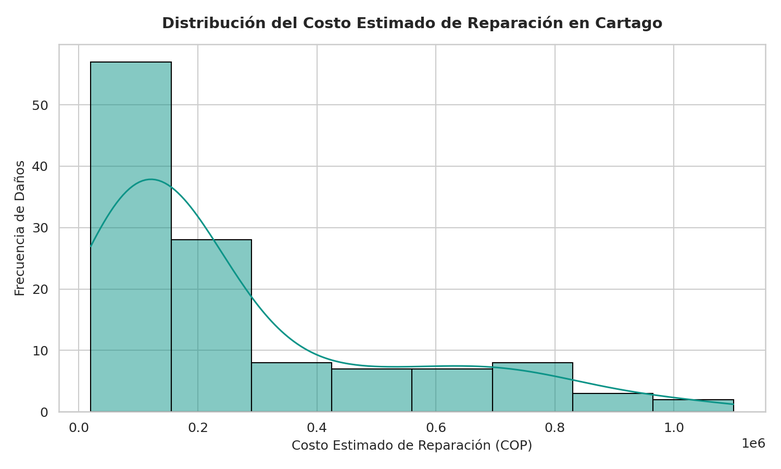
#> input picture pavia_distribucion_costo_seaborn.png, 781 x 469 px, shrunk from 1500 x 900 before the run, found by its file name
$ python generate_presentation_slides.py
#> lines starting #> are read from the running program, lines starting #| are printed output that depends on the picture
import os
import matplotlib.pyplot as plt
import matplotlib.patches as patches
from PIL import Image

output_dir = "/app/material_video/slides"
os.makedirs(output_dir, exist_ok=True)
cursoia_dir = "/app"

plt.rcParams['font.sans-serif'] = 'DejaVu Sans'
plt.rcParams['font.family'] = 'sans-serif'

# -----------------------------------------------------------------------------
# SLIDE 1: PORTADA
# -----------------------------------------------------------------------------
fig, ax = plt.subplots(figsize=(16, 9), dpi=120)
fig.patch.set_facecolor('#0b1329')
ax.set_facecolor('#0b1329')
ax.set_xlim(0, 16)
ax.set_ylim(0, 9)
ax.axis('off')

ax.text(8, 8.2, "CORPORACIÓN DE ESTUDIOS TECNOLÓGICOS DEL NORTE DEL VALLE (COTECNOVA)",
        color="#38bdf8", fontsize=15, weight='bold', ha='center')
ax.text(8, 7.7, "FACULTAD DE INGENIERÍA – TECNOLOGÍA EN SISTEMAS / VI SEMESTRE | INTELIGENCIA ARTIFICIAL",
        color="#94a3b8", fontsize=12, ha='center')

rect_title = patches.FancyBboxPatch((1.5, 4.8), 13, 2.5, boxstyle="round,pad=0.3",
                                    facecolor="#1e293b", edgecolor="#38bdf8", linewidth=2)
ax.add_patch(rect_title)

ax.text(8, 6.4, "PROYECTO PAVIA", color="#f8fafc", fontsize=34, weight='bold', ha='center')
ax.text(8, 5.7, "Plataforma Inteligente para la Gestión y Priorización del Deterioro Vial en Cartago",
        color="#38bdf8", fontsize=17, weight='bold', ha='center')
ax.text(8, 5.1, "Sustentación de Avance 2 – Segundo Corte (2026-02)",
        color="#cbd5e1", fontsize=14, ha='center')

card1 = patches.FancyBboxPatch((1.5, 1.2), 6.2, 3.2, boxstyle="round,pad=0.2",
                               facecolor="#1e293b", edgecolor="#475569", linewidth=1.5)
ax.add_patch(card1)
ax.text(1.8, 3.9, "Problemática Urbana en Cartago", color="#f59e0b", fontsize=14, weight='bold')
ax.text(1.8, 3.4, "• Proliferación severa de baches, huecos profundos y\n  hundimientos en vías principales y secundarias.",
        color="#e2e8f0", fontsize=11, linespacing=1.3)
ax.text(1.8, 2.5, "• Alto riesgo de accidentalidad: los motociclistas son\n  quienes más sufren por caídas e impactos viales.",
        color="#e2e8f0", fontsize=11, linespacing=1.3)
ax.text(1.8, 1.6, "• Gestión pública reactiva: falta de herramientas técnicas\n  para priorizar cuadrillas de bacheo objetivamente.",
        color="#e2e8f0", fontsize=11, linespacing=1.3)

card2 = patches.FancyBboxPatch((8.3, 1.2), 6.2, 3.2, boxstyle="round,pad=0.2",
                               facecolor="#1e293b", edgecolor="#475569", linewidth=1.5)
ax.add_patch(card2)
ax.text(8.6, 3.9, "Equipo de Trabajo & Tutoría", color="#10b981", fontsize=14, weight='bold')
ax.text(8.6, 3.3, "• Brandon Cortes Giraldo\n• Johan Sttive Linares Barragán",
        color="#f8fafc", fontsize=13, weight='bold', linespacing=1.4)
ax.text(8.6, 2.2, "Docente Titular:\n• Jhon James Cano Sánchez",
        color="#cbd5e1", fontsize=12, linespacing=1.3)
ax.text(8.6, 1.4, "Cartago, Valle del Cauca – Octubre de 2026",
        color="#94a3b8", fontsize=11)

plt.tight_layout()
s1_path = os.path.join(output_dir, "slide_01_portada.png")
plt.savefig(s1_path, facecolor='#0b1329', dpi=120)
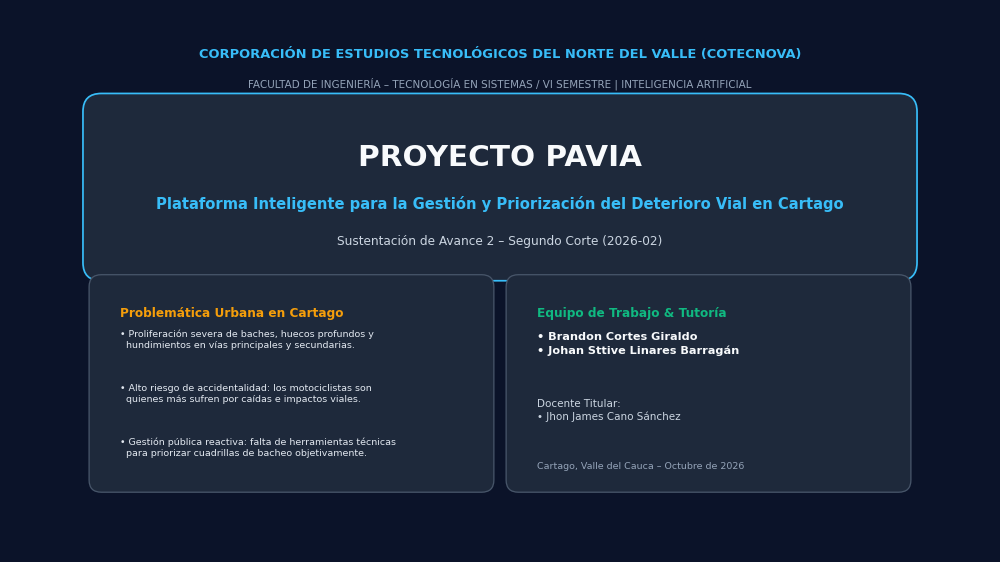
#> figure drawn by matplotlib, 1 panel
plt.close()

# -----------------------------------------------------------------------------
# SLIDE 2: OBJETIVOS DE ML
# -----------------------------------------------------------------------------
fig, ax = plt.subplots(figsize=(16, 9), dpi=120)
fig.patch.set_facecolor('#0b1329')
ax.set_facecolor('#0b1329')
ax.set_xlim(0, 16)
ax.set_ylim(0, 9)
ax.axis('off')

ax.text(8, 8.2, "PROYECTO PAVIA – AVANCE 2", color="#38bdf8", fontsize=13, weight='bold', ha='center')
ax.text(8, 7.5, "Objetivos de Machine Learning y Modelo Predictivo", color="#f8fafc", fontsize=24, weight='bold', ha='center')

c_width = 4.1
y_card = 1.2
h_card = 5.6

c1 = patches.FancyBboxPatch((1.3, y_card), c_width, h_card, boxstyle="round,pad=0.25",
                            facecolor="#1e293b", edgecolor="#38bdf8", linewidth=1.5)
ax.add_patch(c1)
ax.text(1.6, 6.3, "1. Transición Técnica", color="#38bdf8", fontsize=16, weight='bold')
ax.text(1.6, 5.6, "• Paso del análisis exploratorio\n  básico a la preparación formal\n  de datos para Machine Learning.", color="#e2e8f0", fontsize=12, linespacing=1.4)
ax.text(1.6, 4.3, "• Estructuración en tensores\n  y matrices de NumPy para\n  procesamiento vectorizado.", color="#e2e8f0", fontsize=12, linespacing=1.4)
ax.text(1.6, 3.0, "• Acondicionamiento numérico\n  con Z-Score para evitar\n  inestabilidad en gradientes.", color="#e2e8f0", fontsize=12, linespacing=1.4)

c2 = patches.FancyBboxPatch((5.95, y_card), c_width, h_card, boxstyle="round,pad=0.25",
                            facecolor="#1e293b", edgecolor="#10b981", linewidth=1.5)
ax.add_patch(c2)
ax.text(6.25, 6.3, "2. Perceptrón desde Cero", color="#10b981", fontsize=16, weight='bold')
ax.text(6.25, 5.6, "• Algoritmo matemático puro\n  construido con NumPy, sin\n  depender de Scikit-Learn.", color="#e2e8f0", fontsize=12, linespacing=1.4)
ax.text(6.25, 4.3, "• Activación Sigmoide:\n  estimación de probabilidades\n  continuas en el rango (0, 1).", color="#e2e8f0", fontsize=12, linespacing=1.4)
ax.text(6.25, 3.0, "• Descenso del gradiente con\n  Entropía Cruzada Binaria\n  para convergencia óptima.", color="#e2e8f0", fontsize=12, linespacing=1.4)

c3 = patches.FancyBboxPatch((10.6, y_card), c_width, h_card, boxstyle="round,pad=0.25",
                            facecolor="#1e293b", edgecolor="#f59e0b", linewidth=1.5)
ax.add_patch(c3)
ax.text(10.9, 6.3, "3. Impacto en Cartago", color="#f59e0b", fontsize=16, weight='bold')
ax.text(10.9, 5.6, "• Clasificación automática de\n  daños viales en dos clases:\n  Urgente (1) vs Rutinario (0).", color="#e2e8f0", fontsize=12, linespacing=1.4)
ax.text(10.9, 4.3, "• Priorización inteligente basada\n  en severidad física y costo\n  estimado de reparación.", color="#e2e8f0", fontsize=12, linespacing=1.4)
ax.text(10.9, 3.0, "• Soporte técnico objetivo a la\n  Alcaldía y Secretaría de\n  Infraestructura de Cartago.", color="#e2e8f0", fontsize=12, linespacing=1.4)

plt.tight_layout()
s2_path = os.path.join(output_dir, "slide_02_objetivos.png")
plt.savefig(s2_path, facecolor='#0b1329', dpi=120)
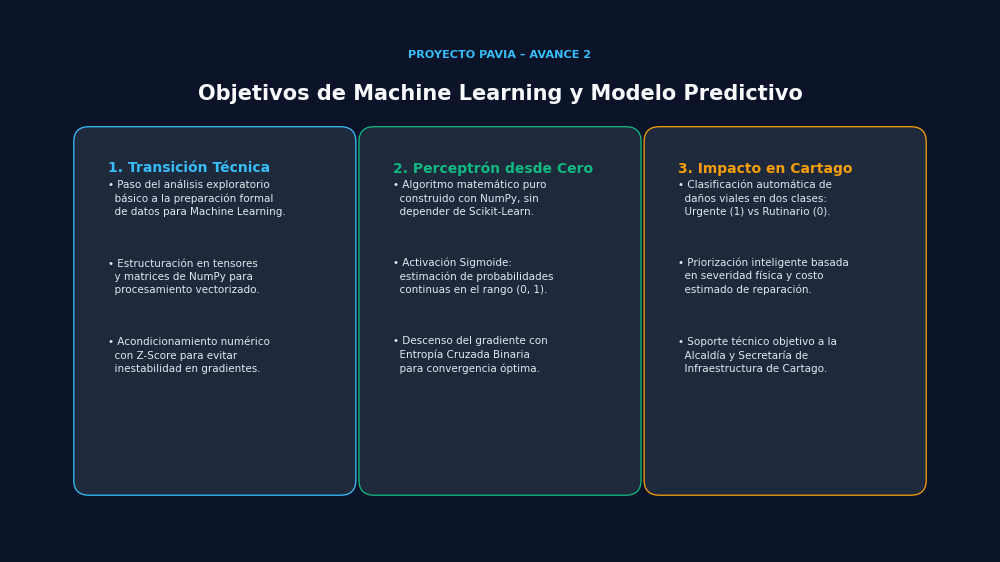
#> figure drawn by matplotlib, 1 panel
plt.close()

# -----------------------------------------------------------------------------
# SLIDE 3: DATOS Y FEATURE ENGINEERING
# -----------------------------------------------------------------------------
fig, ax = plt.subplots(figsize=(16, 9), dpi=120)
fig.patch.set_facecolor('#0b1329')
ax.set_facecolor('#0b1329')
ax.set_xlim(0, 16)
ax.set_ylim(0, 9)
ax.axis('off')

ax.text(8, 8.2, "PROYECTO PAVIA – AVANCE 2", color="#38bdf8", fontsize=13, weight='bold', ha='center')
ax.text(8, 7.5, "Preparación de Datos y Feature Engineering (Pandas)", color="#f8fafc", fontsize=24, weight='bold', ha='center')

b_left = patches.FancyBboxPatch((1.2, 1.2), 6.5, 5.7, boxstyle="round,pad=0.25",
                                facecolor="#1e293b", edgecolor="#38bdf8", linewidth=1.5)
ax.add_patch(b_left)
ax.text(1.5, 6.4, "Expansión y Limpieza del Dataset", color="#38bdf8", fontsize=16, weight='bold')
ax.text(1.5, 5.8, "• Ampliación representativa: se escaló de 15 a 120 registros\n  viales representativos en 15 barrios de Cartago.", color="#e2e8f0", fontsize=11, linespacing=1.3)
ax.text(1.5, 5.0, "• Cobertura territorial urbana: Centro, El Prado, Zaragoza,\n  San Jerónimo, La Floresta, Álamos, Bellavista, etc.", color="#e2e8f0", fontsize=11, linespacing=1.3)
ax.text(1.5, 4.2, "• 100% Calidad del dato: verificación rigurosa de 0 nulos\n  y casteo numérico correcto (area_m2 a float, costo a int).", color="#e2e8f0", fontsize=11, linespacing=1.3)

ax.text(1.5, 3.4, "Feature Engineering (Columnas Creadas)", color="#10b981", fontsize=15, weight='bold')
ax.text(1.5, 2.7, "1. costo_por_m2 = costo_estimado_cop / area_m2\n   Normaliza el costo unitario de bacheo por metro cuadrado.", color="#e2e8f0", fontsize=11, linespacing=1.3)
ax.text(1.5, 1.7, "2. indice_criticidad = gravedad * area_m2\n   Ponderación física entre severidad (1-10) y superficie (m²).", color="#e2e8f0", fontsize=11, linespacing=1.3)

b_right = patches.FancyBboxPatch((8.3, 1.2), 6.5, 5.7, boxstyle="round,pad=0.25",
                                 facecolor="#1e293b", edgecolor="#475569", linewidth=1.5)
ax.add_patch(b_right)
ax.text(8.6, 6.4, "Tabla Comparativa: Antes vs Después", color="#f59e0b", fontsize=16, weight='bold')

table_data = [
    ("Métrica", "Antes (Avance 1)", "Después (Avance 2)"),
    ("Registros (filas)", "15 observaciones", "120 baches reales"),
    ("Dimensiones", "7 columnas básicas", "27 columnas para ML"),
    ("Valores nulos", "0 nulos", "0 nulos (100% limpio)"),
    ("Feature Engineering", "Ninguna", "costo_por_m2, indice_criticidad"),
    ("Codificación", "Texto libre", "Ordinal + One-Hot Encoding")
]

y_pos = 5.7
for i, row in enumerate(table_data):
    is_head = (i == 0)
    bg_color = "#334155" if is_head else ("#1e293b" if i % 2 == 1 else "#0f172a")
    rect = patches.Rectangle((8.6, y_pos - 0.45), 5.9, 0.55, facecolor=bg_color, edgecolor="#475569", linewidth=0.8)
    ax.add_patch(rect)

    c_text = "#38bdf8" if is_head else "#f8fafc"
    weight = 'bold' if is_head else 'normal'
    ax.text(8.8, y_pos - 0.25, row[0], color=c_text, fontsize=10.5, weight=weight)
    ax.text(11.0, y_pos - 0.25, row[1], color=c_text, fontsize=10.5, weight=weight)
    ax.text(13.0, y_pos - 0.25, row[2], color=c_text, fontsize=10.5, weight=weight)
    y_pos -= 0.65

ax.text(8.6, 1.5, "Exportación final lista para entrenamiento:\n• Archivo: data/pavia_preparado_ml.csv", color="#38bdf8", fontsize=11, weight='bold')

plt.tight_layout()
s3_path = os.path.join(output_dir, "slide_03_datos_limpieza.png")
plt.savefig(s3_path, facecolor='#0b1329', dpi=120)
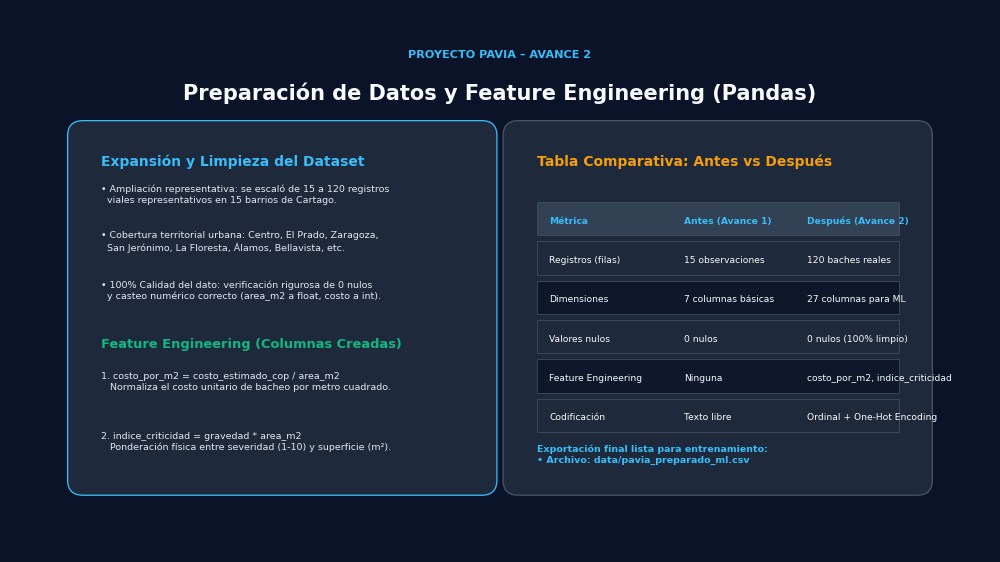
#> figure drawn by matplotlib, 1 panel
plt.close()

# -----------------------------------------------------------------------------
# SLIDE 4: SEABORN (3 Gráficos reales integrados)
# -----------------------------------------------------------------------------
fig, ax = plt.subplots(figsize=(16, 9), dpi=120)
fig.patch.set_facecolor('#0b1329')
ax.set_facecolor('#0b1329')
ax.set_xlim(0, 16)
ax.set_ylim(0, 9)
ax.axis('off')

ax.text(8, 8.4, "PROYECTO PAVIA – AVANCE 2", color="#38bdf8", fontsize=13, weight='bold', ha='center')
ax.text(8, 7.8, "Análisis Visual de Daños Viales con Seaborn", color="#f8fafc", fontsize=23, weight='bold', ha='center')

img1 = Image.open(f"{cursoia_dir}/pavia_distribucion_costo_seaborn.png")
#> img1 is the input picture: PIL image 781x469 RGBA; mean R, G, B, A 230, 241.1, 240.1, 255
img2 = Image.open(f"{cursoia_dir}/pavia_boxplot_costo_tipo_dano.png")
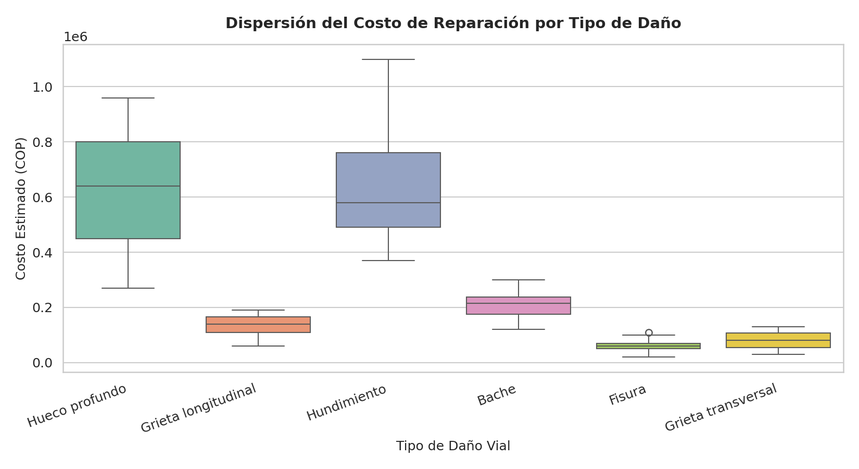
#> input picture pavia_boxplot_costo_tipo_dano.png, 859 x 469 px, shrunk from 1650 x 900 before the run, found by its file name
#> img2 is the input picture: PIL image 859x469 RGBA; mean R, G, B, A 244.1, 245.4, 245.1, 255
img3 = Image.open(f"{cursoia_dir}/pavia_regresion_area_costo.png")
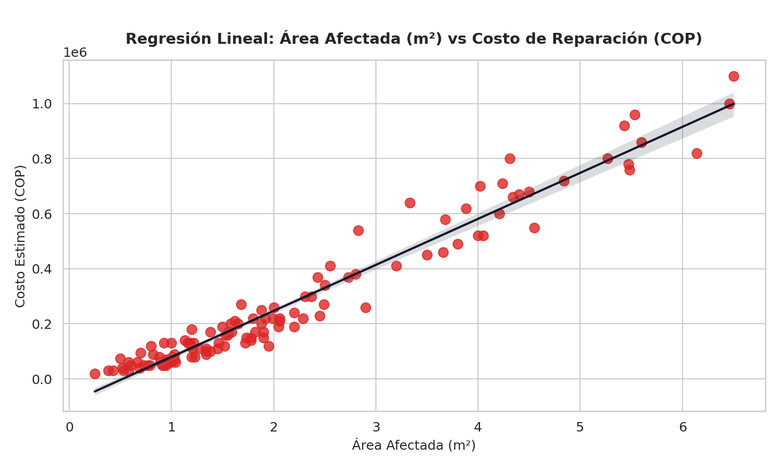
#> input picture pavia_regresion_area_costo.png, 781 x 469 px, shrunk from 1500 x 900 before the run, found by its file name
#> img3 is the input picture: PIL image 781x469 RGBA; mean R, G, B, A 248.9, 245.9, 246, 255

ax_i1 = fig.add_axes([0.06, 0.22, 0.28, 0.48])
ax_i1.imshow(img1)
ax_i1.axis('off')

ax_i2 = fig.add_axes([0.36, 0.22, 0.28, 0.48])
ax_i2.imshow(img2)
ax_i2.axis('off')

ax_i3 = fig.add_axes([0.66, 0.22, 0.28, 0.48])
ax_i3.imshow(img3)
ax_i3.axis('off')

box_bot = patches.FancyBboxPatch((0.9, 0.05), 14.2, 1.4, boxstyle="round,pad=0.2",
                                 facecolor="#1e293b", edgecolor="#38bdf8", linewidth=1.5)
ax.add_patch(box_bot)
ax.text(1.2, 1.15, "Hallazgos Principales del Análisis Exploratorio:", color="#38bdf8", fontsize=12, weight='bold')
ax.text(1.2, 0.75, "1. Distribución: Mayoría de reparaciones entre COP 80.000 y COP 400.000; casos críticos superan COP 1.000.000.", color="#e2e8f0", fontsize=10.5)
ax.text(1.2, 0.45, "2. Tipologías: Huecos profundos y hundimientos generan los mayores costos e impacto vial en Cartago.", color="#e2e8f0", fontsize=10.5)
ax.text(1.2, 0.15, "3. Regresión: Fuerte relación lineal área vs costo -> Justifica usar área y costo como entradas del perceptrón.", color="#e2e8f0", fontsize=10.5)

s4_path = os.path.join(output_dir, "slide_04_seaborn.png")
plt.savefig(s4_path, facecolor='#0b1329', dpi=120)
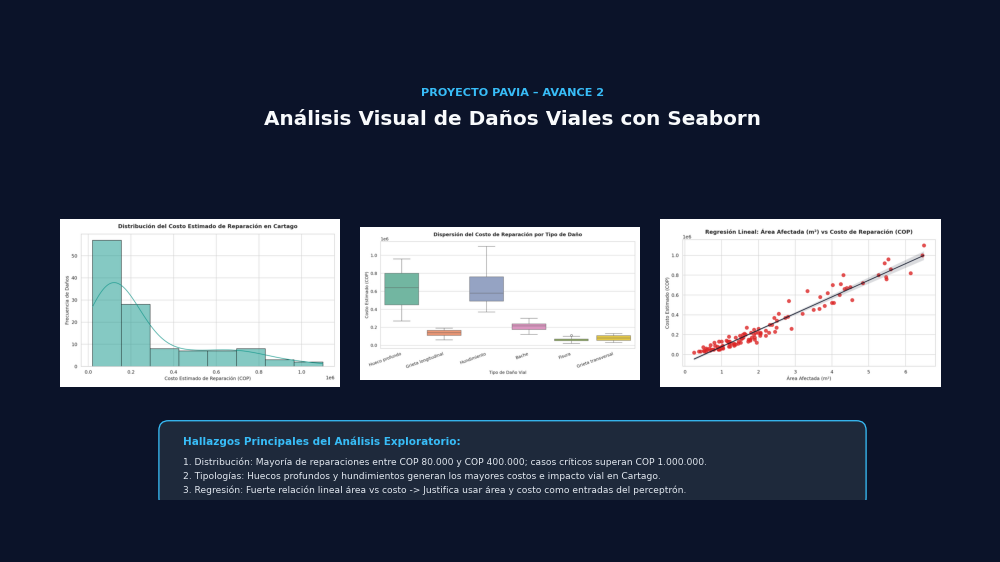
#> figure drawn by matplotlib, 4 panels
plt.close()

# -----------------------------------------------------------------------------
# SLIDE 5: PERCEPTRÓN RESULTADOS (Curva y Frontera)
# -----------------------------------------------------------------------------
fig, ax = plt.subplots(figsize=(16, 9), dpi=120)
fig.patch.set_facecolor('#0b1329')
ax.set_facecolor('#0b1329')
ax.set_xlim(0, 16)
ax.set_ylim(0, 9)
ax.axis('off')

ax.text(8, 8.4, "PROYECTO PAVIA – AVANCE 2", color="#38bdf8", fontsize=13, weight='bold', ha='center')
ax.text(8, 7.8, "Resultados del Perceptrón: Curva de Aprendizaje y Frontera de Decisión", color="#f8fafc", fontsize=22, weight='bold', ha='center')

#> (the run stopped early here; a loop or call above may not have finished)
